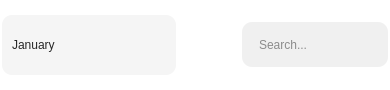
               <widget class="QFrame" name="frame_71">
                <property name="sizePolicy">
                 <sizepolicy hsizetype="Preferred" vsizetype="Expanding">
                  <horstretch>0</horstretch>
                  <verstretch>0</verstretch>
                 </sizepolicy>
                </property>
                <property name="maximumSize">
                 <size>
                  <width>16777215</width>
                  <height>90</height>
                 </size>
                </property>
                <property name="styleSheet">
                 <string notr="true">background-color: transparent;
</string>
                </property>
                <property name="frameShape">
                 <enum>QFrame::StyledPanel</enum>
                </property>
                <property name="frameShadow">
                 <enum>QFrame::Raised</enum>
                </property>
                <layout class="QHBoxLayout" name="horizontalLayout_72">
                 <property name="leftMargin">
                  <number>0</number>
                 </property>
                 <property name="topMargin">
                  <number>0</number>
                 </property>
                 <property name="rightMargin">
                  <number>0</number>
                 </property>
                 <property name="bottomMargin">
                  <number>0</number>
                 </property>
                 <item>
                  <widget class="QFrame" name="frame_80">
                   <property name="sizePolicy">
                    <sizepolicy hsizetype="Preferred" vsizetype="Expanding">
                     <horstretch>0</horstretch>
                     <verstretch>0</verstretch>
                    </sizepolicy>
                   </property>
                   <property name="maximumSize">
                    <size>
                     <width>16777215</width>
                     <height>80</height>
                    </size>
                   </property>
                   <property name="frameShape">
                    <enum>QFrame::StyledPanel</enum>
                   </property>
                   <property name="frameShadow">
                    <enum>QFrame::Raised</enum>
                   </property>
                   <layout class="QHBoxLayout" name="horizontalLayout_75">
                    <property name="leftMargin">
                     <number>0</number>
                    </property>
                    <item>
                     <widget class="QComboBox" name="monthComboBox">
                      <property name="sizePolicy">
                       <sizepolicy hsizetype="Expanding" vsizetype="Expanding">
                        <horstretch>0</horstretch>
                        <verstretch>0</verstretch>
                       </sizepolicy>
                      </property>
                      <property name="minimumSize">
                       <size>
                        <width>174</width>
                        <height>45</height>
                       </size>
                      </property>
                      <property name="maximumSize">
                       <size>
                        <width>16777215</width>
                        <height>80</height>
                       </size>
                      </property>
                      <property name="styleSheet">
                       <string notr="true">QComboBox {
    border-radius: 10px;
	font-family: &quot;Montserrat Medium&quot;;
	font-weight: 57;
	color:rgb(39, 39, 39);
	padding-left: 10px;
	background-color:rgb(245, 245, 245);
}
QComboBox QLineEdit {
	font-family: &quot;Montserrat Medium&quot;;
	font-weight: 57;
    color: rgb(39, 39, 39);
    border: none; 
}
QComboBox:focus{
    border: 1px solid rgb(235, 235, 235);
	background-color:rgb(227, 227, 227);
}
QComboBox::drop-down {
    background-color: transparent;
    border-radius: 10px;
}

QComboBox::down-arrow {
    image: url(:/Icons/Icons/downArrow.png);
    width: 12px;
    height: 12px;
    padding-right: 10px;
}

/* Dropdown list */
QComboBox QAbstractItemView {
    background-color: rgb(232, 232, 232);
    selection-background-color: rgb(217, 217, 217); 
    selection-color: black;
    font: 63 12pt &quot;Montserrat SemiBold&quot;;
    outline: none;
	border:1px solid rgb(209, 209, 209);
}

/* List items */
QComboBox QAbstractItemView::item {
    background-color:  rgb(232, 232, 232);
    color: black;
    height: 25px;
    font: 63 12pt &quot;Montserrat SemiBold&quot;;
}

QComboBox QAbstractItemView::item:hover {
    background-color: rgb(193, 193, 193);
    color: black;
}

/* Scrollbar inside dropdown */
QComboBox QAbstractItemView QScrollBar:vertical {
    background-color: transparent; /* or set a solid color */
    width: 10px;
    border: none;
}

QComboBox QAbstractItemView QScrollBar::handle:vertical {
    background-color: rgb(129, 191, 218);
    border-radius: 5px;
    min-height: 120px;
}

QComboBox QAbstractItemView QScrollBar::handle:vertical:hover {
    background-color: rgb(86, 127, 145);
}

QComboBox QAbstractItemView QScrollBar::add-line:vertical,
QComboBox QAbstractItemView QScrollBar::sub-line:vertical {
    height: 0px;
    background: none;
    border: none;
}

QComboBox QAbstractItemView QScrollBar::groove:vertical {
    background: transparent;
    outline: none;
    border: none;
}
QComboBox QAbstractItemView QScrollBar,
QComboBox QAbstractItemView QScrollBar::handle,
QComboBox QAbstractItemView QScrollBar::groove {
    outline: none;
    border: none;
}

QComboBox QLineEdit {
    font: 63 12pt &quot;Montserrat SemiBold&quot;;
    color: rgb(39, 39, 39);
    border: none; /* optional para di mag mukhang double border */
    background: transparent;
}</string>
                      </property>
                      <property name="currentText">
                       <string>January</string>
                      </property>
                      <property name="maxVisibleItems">
                       <number>12</number>
                      </property>
                      <item>
                       <property name="text">
                        <string>January</string>
                       </property>
                      </item>
                      <item>
                       <property name="text">
                        <string>February</string>
                       </property>
                      </item>
                      <item>
                       <property name="text">
                        <string>March</string>
                       </property>
                      </item>
                      <item>
                       <property name="text">
                        <string>April</string>
                       </property>
                      </item>
                      <item>
                       <property name="text">
                        <string>May</string>
                       </property>
                      </item>
                      <item>
                       <property name="text">
                        <string>June</string>
                       </property>
                      </item>
                      <item>
                       <property name="text">
                        <string>July</string>
                       </property>
                      </item>
                      <item>
                       <property name="text">
                        <string>August</string>
                       </property>
                      </item>
                      <item>
                       <property name="text">
                        <string>September</string>
                       </property>
                      </item>
                      <item>
                       <property name="text">
                        <string>October</string>
                       </property>
                      </item>
                      <item>
                       <property name="text">
                        <string>November</string>
                       </property>
                      </item>
                      <item>
                       <property name="text">
                        <string>December</string>
                       </property>
                      </item>
                     </widget>
                    </item>
                   </layout>
                  </widget>
                 </item>
                 <item>
                  <spacer name="horizontalSpacer_3">
                   <property name="orientation">
                    <enum>Qt::Horizontal</enum>
                   </property>
                   <property name="sizeHint" stdset="0">
                    <size>
                     <width>40</width>
                     <height>20</height>
                    </size>
                   </property>
                  </spacer>
                 </item>
                 <item>
                  <widget class="QFrame" name="frame_78">
                   <property name="sizePolicy">
                    <sizepolicy hsizetype="Preferred" vsizetype="Expanding">
                     <horstretch>0</horstretch>
                     <verstretch>0</verstretch>
                    </sizepolicy>
                   </property>
                   <property name="frameShape">
                    <enum>QFrame::StyledPanel</enum>
                   </property>
                   <property name="frameShadow">
                    <enum>QFrame::Raised</enum>
                   </property>
                   <layout class="QHBoxLayout" name="horizontalLayout_73">
                    <property name="spacing">
                     <number>0</number>
                    </property>
                    <property name="rightMargin">
                     <number>0</number>
                    </property>
                    <item>
                     <widget class="QLineEdit" name="lineEdit_9">
                      <property name="sizePolicy">
                       <sizepolicy hsizetype="Expanding" vsizetype="Expanding">
                        <horstretch>0</horstretch>
                        <verstretch>0</verstretch>
                       </sizepolicy>
                      </property>
                      <property name="maximumSize">
                       <size>
                        <width>16777215</width>
                        <height>45</height>
                       </size>
                      </property>
                      <property name="styleSheet">
                       <string notr="true">#lineEdit_9 {
    background-color: #F0F0F0;
    border-top-left-radius: 10px;
 	border-bottom-left-radius: 10px;
    font: 57 12pt &quot;Montserrat Medium&quot;;
    color: rgb(39, 39, 39);
    padding-left: 15px;
    border: none;
}

</string>
                      </property>
                      <property name="text">
                       <string/>
                      </property>
                      <property name="placeholderText">
                       <string>Search...</string>
                      </property>
                     </widget>
                    </item>
                    <item>
                     <widget class="QFrame" name="frame_79">
                      <property name="maximumSize">
                       <size>
                        <width>16777215</width>
                        <height>45</height>
                       </size>
                      </property>
                      <property name="styleSheet">
                       <string notr="true">QFrame#frame_79{
background-color: #F0F0F0;
border-top-right-radius:10px;
border-bottom-right-radius:10px;
}
</string>
                      </property>
                      <property name="frameShape">
                       <enum>QFrame::StyledPanel</enum>
                      </property>
                      <property name="frameShadow">
                       <enum>QFrame::Raised</enum>
                      </property>
                      <layout class="QVBoxLayout" name="verticalLayout_65">
                       <property name="spacing">
                        <number>0</number>
                       </property>
                       <property name="leftMargin">
                        <number>9</number>
                       </property>
                       <item>
                        <widget class="QLabel" name="label_172">
                         <property name="maximumSize">
                          <size>
                           <width>24</width>
                           <height>24</height>
                          </size>
                         </property>
                         <property name="text">
                          <string/>
                         </property>
                         <property name="pixmap">
                          <pixmap resource="resource.qrc">:/Icons/Icons/searchIcon.png</pixmap>
                         </property>
                         <property name="scaledContents">
                          <bool>true</bool>
                         </property>
                        </widget>
                       </item>
                      </layout>
                     </widget>
                    </item>
                   </layout>
                  </widget>
                 </item>
                </layout>
               </widget>
